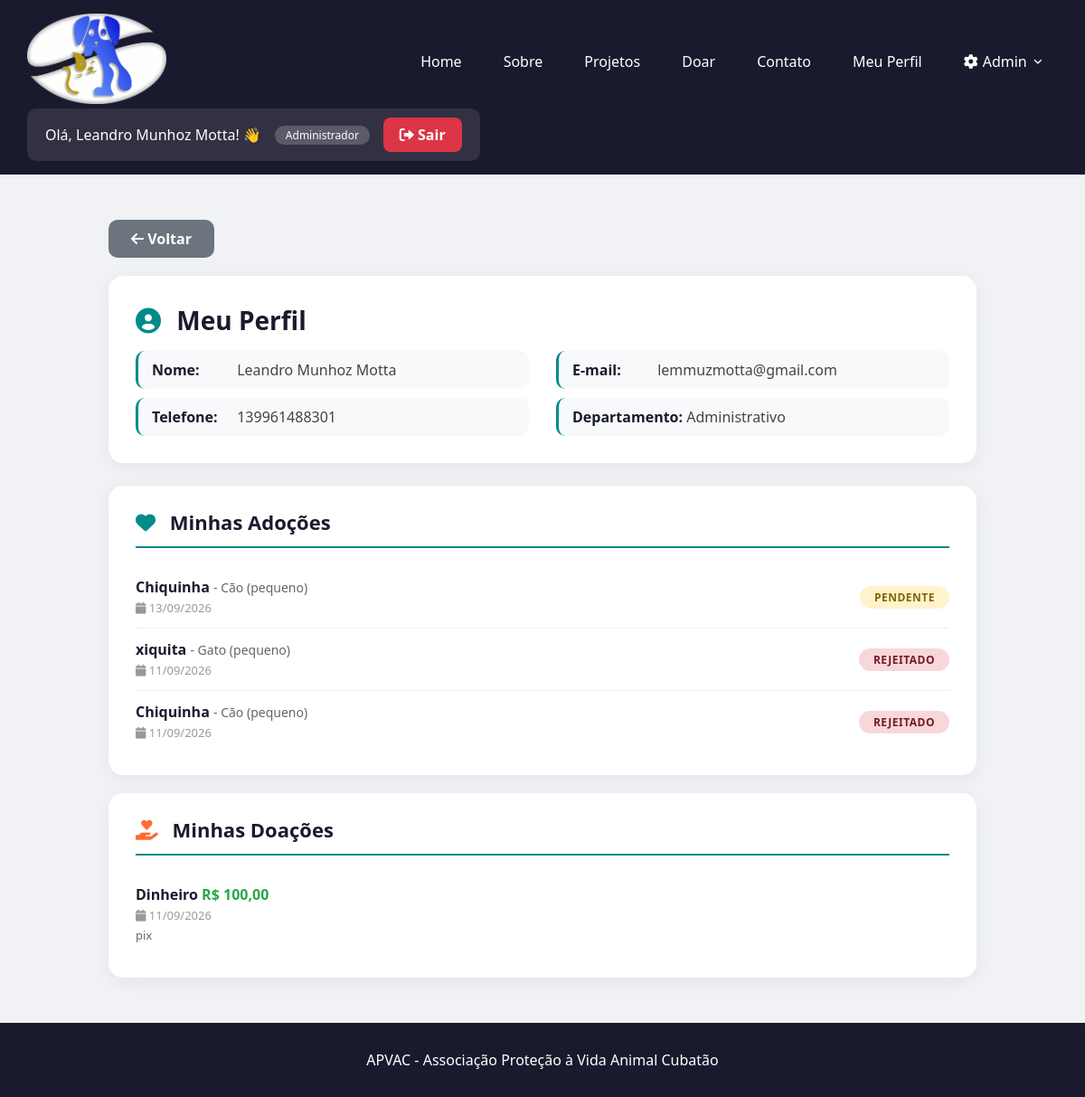
The app's page /perfil.php (signed in) with its own data.
### tables this page shows
CREATE TABLE `usuarios` (
    `id_usuario` int(11) NOT NULL,
    `id_departamento` int(11) DEFAULT NULL,
    `nome` varchar(30) DEFAULT NULL,
    `data_nascimento` date DEFAULT NULL,
    `endereco` varchar(50) DEFAULT NULL,
    `telefone` varchar(20) DEFAULT NULL,
    `email` varchar(50) DEFAULT NULL,
    `senha` varchar(255) DEFAULT NULL,
    `token_recuperacao` varchar(255) DEFAULT NULL,
    `expira_token` datetime DEFAULT NULL,
    `nivel` int(11) DEFAULT 4
);

CREATE TABLE `departamentos` (
    `id_departamento` int(11) NOT NULL,
    `nome` varchar(30) DEFAULT NULL
);

CREATE TABLE `adocoes` (
    `id_adocao` int(11) NOT NULL,
    `id_usuario` int(11) NOT NULL,
    `id_animal` int(11) NOT NULL,
    `data` date DEFAULT NULL,
    `status` enum(
        'pendente',
        'aprovado',
        'rejeitado',
        'concluido'
    ) DEFAULT 'pendente',
    `observacoes` text DEFAULT NULL,
    `descricao` text DEFAULT NULL
);

CREATE TABLE `animais` (
    `id_animal` int(11) NOT NULL,
    `nome` varchar(30) DEFAULT NULL,
    `especie` enum('Gato', 'Cão') DEFAULT NULL,
    `porte` enum('pequeno', 'médio', 'grande') DEFAULT NULL,
    `data_acolhimento` date DEFAULT NULL,
    `idade_aparente` enum('filhote', 'adulto', 'idoso') DEFAULT NULL,
    `saude` text DEFAULT NULL,
    `foto` varchar(255) DEFAULT NULL
);

CREATE TABLE `doacoes` (
    `id_doacao` int(11) NOT NULL,
    `id_usuario` int(11) NOT NULL,
    `tipo` enum('dinheiro', 'item') DEFAULT NULL,
    `quantidade` int(11) DEFAULT NULL,
    `valor` decimal(10, 2) DEFAULT NULL,
    `data` date DEFAULT NULL,
    `descricao` text DEFAULT NULL,
    `status` enum(
        'pendente',
        'confirmado',
        'cancelado'
    ) DEFAULT 'pendente',
    `data_agendamento` datetime DEFAULT NULL,
    `confirmado_por` int(11) DEFAULT NULL,
    `data_confirmacao` datetime DEFAULT NULL,
    `comprovante` varchar(255) DEFAULT NULL
);

### conexao.php (called while the page is built, shortened)
<?php
function getNomeNivel($nivel)
{
    $niveis = [
        1 => 'Administrador',
        2 => 'Gestor',
        3 => 'Voluntário',
        4 => 'Usuário'
    ];
    return $niveis[$nivel] ?? 'Usuário';
}

### perfil.php (the view, shortened to what this page needs)
<?php
include "conexao.php";
$usuario_logado = true;
$nivel_usuario = $_SESSION['usuario_nivel'] ?? 4;
$usuario_id = $_SESSION['usuario_id'];
$sql = "SELECT u.*, d.nome as departamento_nome
        FROM usuarios u
        LEFT JOIN departamentos d ON u.id_departamento = d.id_departamento
        WHERE u.id_usuario = ?";
$stmt = $conexao->prepare($sql);
$stmt->bind_param("i", $usuario_id);
$stmt->execute();
$resultado = $stmt->get_result();
$usuario = $resultado->fetch_assoc();
$sql = "SELECT a.*, an.nome as animal_nome, an.especie, an.porte
        FROM adocoes a
        JOIN animais an ON a.id_animal = an.id_animal
        WHERE a.id_usuario = ?
        ORDER BY a.data DESC";
$stmt = $conexao->prepare($sql);
$stmt->bind_param("i", $usuario_id);
$stmt->execute();
$resultado = $stmt->get_result();
$adocoes = $resultado->fetch_all(MYSQLI_ASSOC);
$sql = "SELECT * FROM doacoes WHERE id_usuario = ? ORDER BY data DESC";
$stmt = $conexao->prepare($sql);
$stmt->bind_param("i", $usuario_id);
$stmt->execute();
$resultado = $stmt->get_result();
$doacoes = $resultado->fetch_all(MYSQLI_ASSOC);
?>
<!DOCTYPE html>
<html lang="pt-br">
<head>
    <link rel="stylesheet" href="estilos/style_geral.css">
    <link rel="stylesheet" href="estilos/style_perfil.css">
    <link rel="stylesheet" href="https://cdnjs.cloudflare.com/ajax/libs/font-awesome/6.0.0/css/all.min.css">
</head>
<body>
    <div class="wrapper">
        <header class="header">
            <a href="index.php">
                <img id="logoMenu" src="img/logoONG.png" alt="Logo APVAC">
            </a>
            <nav class="menu">
                <ul class="menu">
                    <li><a href="index.php">Home</a></li>
                    <li><a href="sobre.php">Sobre</a></li>
                    <li><a href="projetos.php">Projetos</a></li>
                    <li><a href="doar.php">Doar</a></li>
                    <li><a href="contato.php">Contato</a></li>
                    <li><a href="perfil.php">Meu Perfil</a></li>
                    <?php if ($usuario_logado && $nivel_usuario <= 2): ?>
                    <li class="dropdown">
                        <a href="#" class="dropdown-toggle">
                            <i class="fas fa-cog"></i> Admin
                        </a>
                    </li>
                    <?php endif; ?>
                </ul>
            </nav>
            <div class="acesso">
                <span>Olá, <?php echo htmlspecialchars($_SESSION['usuario_nome']); ?>! 👋</span>
                <span
                    style="font-size: 12px; background: rgba(255,255,255,0.2); padding: 2px 12px; border-radius: 12px;">
                    <?php echo getNomeNivel($_SESSION['usuario_nivel'] ?? 4); ?>
                </span>
                <a href="logout.php" class="btn-sair">
                    <i class="fas fa-sign-out-alt"></i> Sair
                </a>
            </div>
        </header>
        <main>
            <div class="perfil-container">
                <a href="javascript:history.back()" class="btn-voltar"><i class="fas fa-arrow-left"></i> Voltar</a>
                <div class="perfil-header">
                    <h1><i class="fas fa-user-circle"></i> Meu Perfil</h1>
                    <div class="dados">
                        <p><strong>Nome:</strong> <?php echo htmlspecialchars($usuario['nome']); ?></p>
                        <p><strong>E-mail:</strong> <?php echo htmlspecialchars($usuario['email']); ?></p>
                        <p><strong>Telefone:</strong>
                            <?php echo htmlspecialchars($usuario['telefone'] ?? 'Não informado'); ?></p>
                        <p><strong>Departamento:</strong>
                            <?php echo htmlspecialchars($usuario['departamento_nome'] ?? 'Não definido'); ?></p>
                    </div>
                </div>
                <div class="secao">
                    <h2><i class="fas fa-heart" style="color: #008b8b;"></i> Minhas Adoções</h2>
                    <?php if (count($adocoes) > 0): ?>
                    <?php foreach ($adocoes as $adocao): ?>
                    <div class="item-lista">
                        <div class="info">
                            <strong><?php echo htmlspecialchars($adocao['animal_nome']); ?></strong>
                            <span class="detalhe"> - <?php echo $adocao['especie']; ?>
                                (<?php echo $adocao['porte']; ?>)</span>
                            <br>
                            <span class="data"><i class="fas fa-calendar"></i>
                                <?php echo date('d/m/Y', strtotime($adocao['data'])); ?></span>
                        </div>
                        <?php if (isset($adocao['status'])): ?>
                        <span class="badge-status badge-<?php echo $adocao['status']; ?>">
                            <?php echo ucfirst($adocao['status']); ?>
                        </span>
                        <?php else: ?>
                        <span class="badge-status badge-pendente">Pendente</span>
                        <?php endif; ?>
                    </div>
                    <?php endforeach; ?>
                    <?php endif; ?>
                </div>
                <div class="secao">
                    <h2><i class="fas fa-hand-holding-heart" style="color: #ff6b35;"></i> Minhas Doações</h2>
                    <?php if (count($doacoes) > 0): ?>
                    <?php foreach ($doacoes as $doacao): ?>
                    <div class="item-lista">
                        <div class="info">
                            <strong><?php echo ucfirst($doacao['tipo']); ?></strong>
                            <?php if ($doacao['tipo'] == 'dinheiro'): ?>
                            <span style="color: #28a745; font-weight: bold;">R$
                                <?php echo number_format($doacao['valor'], 2, ',', '.'); ?></span>
                            <?php else: ?>
                            <span><?php echo $doacao['quantidade']; ?> item(ns)</span>
                            <?php endif; ?>
                            <br>
                            <span class="data"><i class="fas fa-calendar"></i>
                                <?php echo date('d/m/Y', strtotime($doacao['data'])); ?></span>
                            <?php if ($doacao['descricao']): ?>
                            <br><span
                                style="font-size: 13px; color: #666;"><?php echo htmlspecialchars($doacao['descricao']); ?></span>
                            <?php endif; ?>
                        </div>
                    </div>
                    <?php endforeach; ?>
                    <?php endif; ?>
                </div>
            </div>
        </main>
        <footer>
            <p>APVAC - Associação Proteção à Vida Animal Cubatão</p>
        </footer>
    </div>
</body>
</html>

### estilos/style_geral.css (style rules this page uses)
* { margin: 0; padding: 0; box-sizing: border-box; }
body { font-family: 'Segoe UI', Tahoma, Geneva, Verdana, sans-serif; background-color: #f0f2f5; color: #1a1a2e; }
.header { background: #1a1a2e; display: flex; flex-wrap: wrap; justify-content: space-between; align-items: center; padding: 15px 30px; color: white; }
#logoMenu { height: 100px; width: auto; }
.menu { display: flex; flex-wrap: wrap; list-style: none; gap: 10px; }
.menu li a { display: block; padding: 10px 18px; text-decoration: none; color: white; border-radius: 8px; font-weight: 500; }
.header .acesso { background: rgba(255, 255, 255, 0.1); padding: 10px 20px; border-radius: 10px; display: flex; align-items: center; gap: 15px; }
.header .acesso span { color: white; font-weight: 500; }
.header .acesso a, #abrirLogin { background: white; color: #1a1a2e; padding: 8px 18px; border-radius: 8px; border: none; font-weight: 600; cursor: pointer; text-decoration: none; }
.header .acesso .btn-sair { background: #dc3545; color: white; }
main { background-color: #f0f2f5; padding: 20px 0; min-height: calc(100vh - 200px); }
.wrapper { display: flex; flex-direction: column; min-height: 100vh; }
footer { background: #1a1a2e; text-align: center; color: white; padding: 30px 20px; }
.btn-voltar { display: inline-block; background: #6c757d; color: white; padding: 10px 25px; border-radius: 10px; text-decoration: none; font-weight: 600; margin-bottom: 20px; transition: all 0.3s; }
.menu .dropdown { position: relative; padding-bottom: 15px; margin-bottom: -15px; }
.menu .dropdown-toggle { display: flex; align-items: center; gap: 5px; cursor: pointer; }
.menu .dropdown-toggle::after { content: "\f107"; font-family: "Font Awesome 6 Free"; font-weight: 900; font-size: 11px; margin-left: 3px; transition: transform 0.3s; }

### estilos/style_perfil.css (style rules this page uses)
.perfil-container { max-width: 1000px; margin: 30px auto; padding: 0 20px; }
.perfil-header { background: white; padding: 30px; border-radius: 16px; box-shadow: 0 4px 20px rgba(0, 0, 0, 0.06); margin-bottom: 25px; }
.perfil-header h1 { font-size: 28px; color: #1a1a2e; }
.perfil-header h1 i { color: #008b8b; margin-right: 10px; }
.perfil-header .dados { display: grid; grid-template-columns: 1fr 1fr; gap: 10px 30px; margin-top: 15px; }
.perfil-header .dados p { background: #f8f9fa; padding: 10px 15px; border-radius: 10px; border-left: 3px solid #008b8b; color: #444; }
.perfil-header .dados p strong { color: #1a1a2e; min-width: 90px; display: inline-block; }
.secao { background: white; padding: 25px 30px; border-radius: 16px; box-shadow: 0 4px 20px rgba(0, 0, 0, 0.06); margin-bottom: 20px; }
.secao h2 { font-size: 22px; color: #1a1a2e; border-bottom: 2px solid #008b8b; padding-bottom: 12px; margin-bottom: 20px; }
.secao h2 i { margin-right: 10px; }
.item-lista { padding: 12px 0; border-bottom: 1px solid #f0f0f0; display: flex; flex-wrap: wrap; justify-content: space-between; align-items: center; }
.item-lista:last-child { border-bottom: none; }
.item-lista .info { flex: 1; }
.item-lista .info strong { color: #1a1a2e; font-size: 16px; }
.item-lista .info .detalhe { color: #666; font-size: 14px; }
.item-lista .info .data { font-size: 13px; color: #999; }
.badge-status { display: inline-block; padding: 4px 16px; border-radius: 20px; font-size: 12px; font-weight: 700; text-transform: uppercase; letter-spacing: 0.5px; }
.badge-pendente { background: #fff3cd; color: #856404; }
.badge-rejeitado { background: #f8d7da; color: #721c24; }

### records on screen
usuarios: nome "Leandro Munhoz Motta", email "lemmuzmotta@gmail.com", telefone "139961488301", id_departamento.nome "Administrativo"
adocoes: id_animal.nome "Chiquinha", id_animal.especie "Cão", id_animal.porte "pequeno", data "13/09/2026", status "PENDENTE"
adocoes: id_animal.nome "xiquita", id_animal.especie "Gato", id_animal.porte "pequeno", data "11/09/2026", status "REJEITADO"
adocoes: id_animal.nome "Chiquinha", id_animal.especie "Cão", id_animal.porte "pequeno", data "11/09/2026", status "REJEITADO"
doacoes: tipo "Dinheiro", valor "100,00", data "11/09/2026", descricao "pix"

### other values on screen
$_SESSION['usuario_nome'] "Leandro Munhoz Motta"
getNomeNivel($_SESSION['usuario_nivel'] ?? 4) "Administrador"
